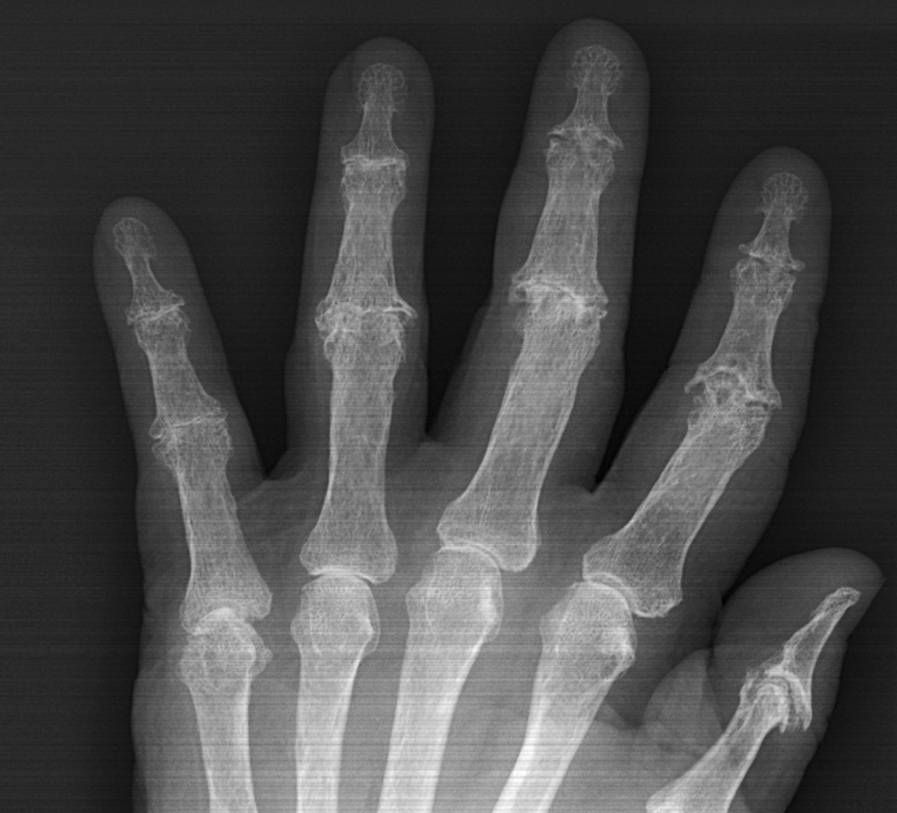
%> input picture material/code/visionbook/07Segm2/images/xhand3.png, 897 x 813 px
$ octave levelset_demo2.m   (GNU Octave 9; MATLAB toolbox functions it lacks are replaced by stand-ins)
%> lines starting %> are read from the running program, lines starting %| are printed output that depends on the picture
### material/code/visionbook/07Segm2/levelset.m
function f=levelset(f,im,mu,nu,c1,c2,lambda1,lambda2,kappa,g,tau) ;
% LEVELSET implementation of active contours
% CMP Vision Algorithms http://visionbook.felk.cvut.cz
%
% We implement a level set active contour segmentation method
%
% Warning: The level-set evolution formulation
%  is
% deceptively simple.  Robust and fast implementation of level set methods
% on a discrete grid typically use special upwind update schemes with
% frequent re-initialization to maintain the distance function property of
% phi and a narrow band approach for
% acceleration . However, these techniques are unsuitable for
% Matlab implementation. We have therefore adopted a technique
% proposed by Li  that augments the criterion C to
% penalize the deviation of phi from the signed distance function
%
% Usage: f = levelset(f,im,mu,nu,c1,c2,lambda1,lambda2,kappa,g,tau)
% Inputs:
%   f  [m x n]  Initial value of the level set function
%     phi, which should be negative inside, zero on the boundary and
%     positive outside. The initial value of phi does not have to
%     be a signed distance function but the convergence might be more
%     difficult if it deviates from it too much.
%   im  [m x n]  Image being segmented.
%   mu  1x1  Coefficient mu for the curve length part of
%     the criterion.
%   nu  1x1  Coefficient nu for the area part of the
%     criterion. It plays the role of the balloon force
%     . A positive (negative) nu makes the contour shrink
%     (grow).
%   c1, c2  1x1  Expected intensities c_1, c_2 of the inside
%     (outside) of the object to be segmented for the
%     Chan-Vese area intensity criterion.
%   lambda1  1x1
%   lambda2  1x1  Coefficients lambda_1, lambda_2
%     for the  Chan-Vese area intensity criterion.
%   kappa  1x1  Coefficient kappa to penalize deviation of
%     phi from the signed distance function.
%   g  [m x n]  Distance metric weight g. Defaults to constant 1
%     everywhere.
%   tau  1x1  Time step tau. By default it is calculated from
%     the CFL condition  so that the level set front
%     is guaranteed not to move further than one grid point at each
%     iteration. However, larger tau can often be used to
%     accelerate the convergence. If the iterations start to be
%     unstable,  tau should be decreased.
% Outputs:
%   f  [m x n]  Final level set state phi.

% If needed, set the time step tau and initialize some variables;
% areas will be used in the stopping criterion
% epsilon is the size of
% the smoothed Dirac delta_varepsilon.

if nargin<11
  tau = 0.9/( abs(mu) + abs(nu) + abs(lambda1+lambda2) + abs(kappa) );
end

if nargin<10,
  g=ones(size(f)) ;
end ;

epsilon = 1.5;   i = 0;   areas = [];

% We iterate in a while-loop until convergence. In the loop, we
% ensure the correct boundary conditions (see NeumannBoundCond),
% calculate the gradient and the
% normalized gradient. eps guards against division by zero.
% The Chan-Vese area intensity term fchvese does not depend on
% f and can be taken out of the loop.
fchvese = lambda1*(im-c1).^2 - lambda2*(im-c2).^2;
while true
  f = NeumannBoundCond(f);
  [ux,uy] = gradient(f);
  normu = sqrt( ux.^2 + uy.^2 + eps );
  nx = ux ./ normu;  % normalized gradient
  ny = uy ./ normu;
% All parts of the right-hand side of the evolution
% equation (??) are evaluated:
% the distance function deviation term fdist and the curve and area
% terms fcurvearea. We assemble an update using a smoothed Dirac
% d (delta_varepsilon). Note that except for fdist, the rest of the terms only
% influences a narrow zone around the zero level set.
  fdist = kappa * ( 4*del2(f)-divergence(nx,ny) );
  fcurvearea = mu*divergence(g.*nx,g.*ny) + nu.*g;
  d  = (0.5/epsilon)*(1+cos(pi*f/epsilon)).*(abs(f)<epsilon);
  fu = fdist + d.*(fcurvearea+fchvese);
  f  = f + tau*fu;

% The stopping criterion is as in Section ??. In addition,
% we stop after a fixed number of iterations.
  area  = sum( f(:)<0 );
  areas = [areas area];
  if length(areas)>10
    areas = areas(end-9:end);  % keep last 10 areas
    if max(areas)-min(areas)<1 || i>1000, break; end
  end

  if rem(i,50)==0,
    figure(1) ; subplot(121) ; imagesc(im) ; colormap(gray) ;
    axis equal ; hold on ;
    contour(f,[0 0],'r') ; hold off ; colorbar ;
    subplot(122) ; imagesc(f,[-100 100]) ;
    axis equal ; colormap(jet) ; hold on ;
    contour(f,[0 0],'k') ; hold off ; colorbar ;
%    subplot(223) ; plot(f(75,:)) ; grid on ;
%    subplot(224) ; plot(step*fu(75,:)) ; grid on ;
    pause(0.01) ;
  end ;
  i = i+1;
end % end of the while loop
disp([ 'Iterations: ' num2str(i) ]) ;

% Usage: div = divergence(x,y)
% Straightforward implementation of the divergence.

function div=divergence(x,y);
  [xx,junk] = gradient(x);
  [junk,yy] = gradient(y);
  div = xx + yy;

% Usage: f = NeumannBoundCond(f)
% This function enforces Neumann boundary conditions, i.e., that
% the (centered) gradient is zero on the boundary. This is not strictly
% necessary but sometimes increases the stability. Note that this
% function depends on the finite-difference discretization scheme used to
% calculate the gradient.

function f = NeumannBoundCond(f)
[nrow,ncol] = size(f);
f([1 nrow],[1 ncol]) = f( [3 nrow-2], [3 ncol-2] );
f([1 nrow],2:end-1)  = f( [3 nrow-2], 2:end-1 );
f(2:end-1,[1 ncol])  = f( 2:end-1, [3 ncol-2] );


### material/code/visionbook/07Segm2/levelset_demo2.m
img=double(imread('images/xhand3.png')) ;
%> img: size 813x897 double; min 0, max 255, mean 74.9; mean of the top-left, top-right, bottom-left and bottom-right quarters 51.3, 52.7, 97.7, 97.7


img=imresize(img,0.25) ;
%> img: size 204x225 double
[ny,nx]=size(img) ;
%> ny = 204; nx = 225
[x,y]=meshgrid(1:nx,1:ny) ;
f=sqrt((x-100).^2+(y-175).^2)-50 ;
g=ones(ny,nx) ;

close all ;
figure(1) ;  imagesc(img) ; colormap(gray) ; axis equal ; axis tight ; hold on ;
contour(f,[0 0],'r') ; hold off ; colorbar ;
%> after `colorbar`:
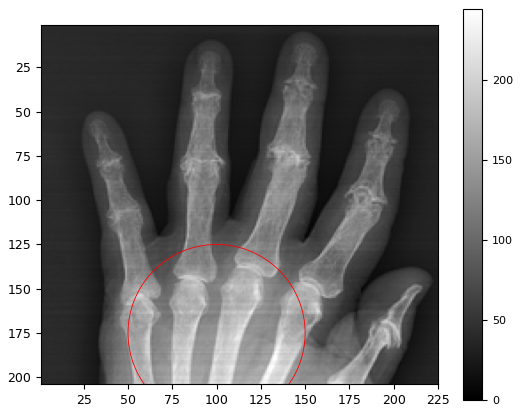
%> figure redrawn from the program's plot data
print -depsc output_images/levelset_input.eps
figure(2) ;imagesc(f) ; colorbar ;
hold on ;
contour(f,[0 0],'k') ; hold off ;
%> after `contour(f,[0 0],'k')`:
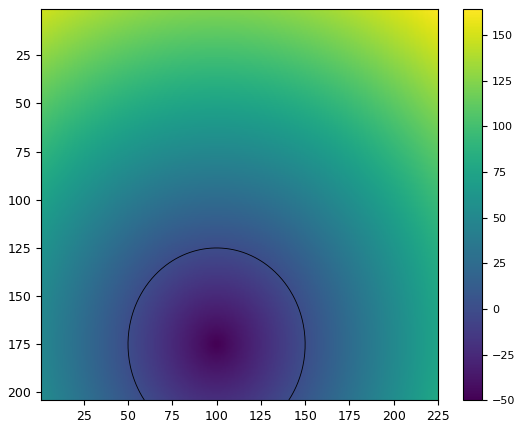
%> figure redrawn from the program's plot data
print -depsc output_images/levelset_lsetinput.eps

f1=levelset(f,img,1,0,30,60,0.2,0.1,0.1,g,2) ;
%> in levelset, `fchvese = lambda1*(im-c1).^2 - lambda2*(im-c2).^2;`:
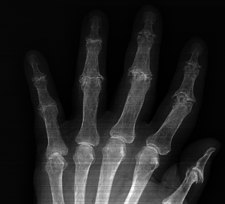
%> fchvese: size 204x225 double; min -178.9, max 5796.2, mean 637.2; drawn with min black and max white
%> the loop in levelset, `while true` made 114 passes
%> (area, areas) on passes 1 to 11: (6386, 6386), (6202, [6386 6202]), (6015, [6386 6202 6015]), (5884, [6386 6202 6015 5884]), (5780, [6386 6202 6015 5884 5780]), (5657, [6386 6202 6015 5884 5780 5657]), (5530, [6386 6202 6015 5884 5780 5657 5530]), (5390, [6386 6202 6015 5884 5780 5657 5530 5390]), (5258, [6386 6202 6015 5884 5780 5657 5530 5390 5258]), (5142, [6386 6202 6015 5884 5780 5657 5530 5390 5258 5142]), (5041, [6202 6015 5884 5780 5657 5530 5390 5258 5142 5041])
%> pass 1, in levelset, `fu = fdist + d.*(fcurvearea+fchvese);`:
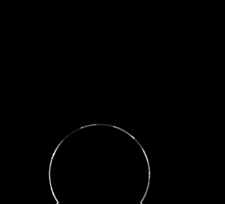
%> fu: size 204x225 double; min -0.42, max 2249.2, mean 8.4; drawn with min black and max white
%> pass 2, in levelset, `[ux,uy] = gradient(f);`:
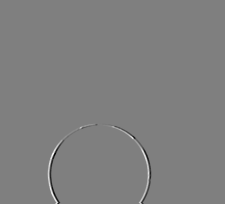
%> ux: size 204x225 double; min -2250.1, max 2247.5, mean 0.1; drawn with min black and max white
%> after the loop in levelset, `while true`:
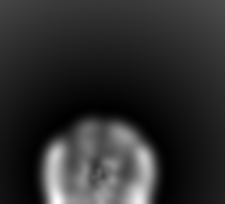
%> f: size 204x225 double; min 15.11, max 506.1, mean 104.3; drawn with min black and max white
%> after the loop in levelset, `while true`: areas = [0 0 0 0 0 0 0 0 0 0]; i = 113
%| Iterations: 113
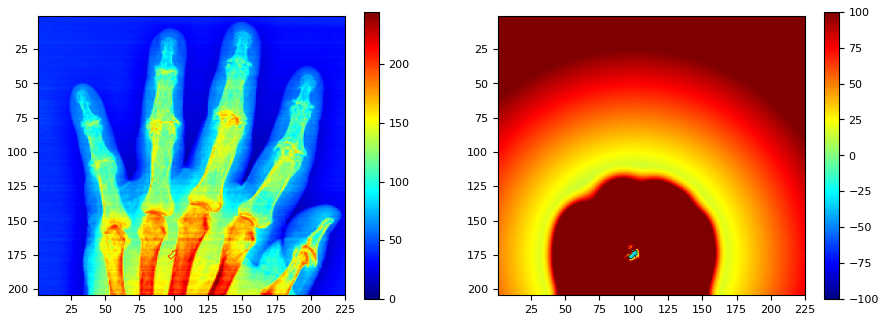
%> figure redrawn from the program's plot data, 2 panels
%g=ones(size(f)) ;
%f1=levelset(f,img,0,0,10,110,1,1,0.1,g) ;

figure(3) ;imagesc(img) ; colormap(gray) ; axis equal ; axis tight ; axis ...
    off ; hold on ;
contour(f1,[0 0],'r') ; hold off ; colorbar ;

print -depsc output_images/levelset_output.eps
figure(4) ;imagesc(f1,[-100 100]) ; colorbar ;
hold on ;
contour(f1,[0 0],'k') ; hold off ;
print -depsc output_images/levelset_lsetoutput.eps
